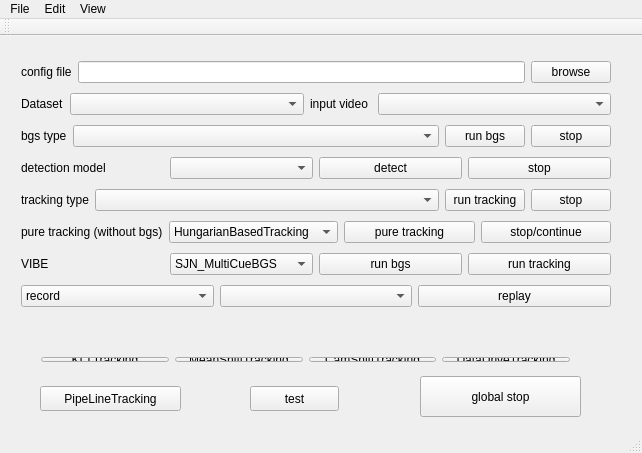
<?xml version="1.0" encoding="UTF-8"?>
<ui version="4.0">
 <class>MainWindow</class>
 <widget class="QMainWindow" name="MainWindow">
  <property name="geometry">
   <rect>
    <x>0</x>
    <y>0</y>
    <width>642</width>
    <height>453</height>
   </rect>
  </property>
  <property name="windowTitle">
   <string>MainWindow</string>
  </property>
  <widget class="QWidget" name="centralWidget">
   <widget class="QWidget" name="layoutWidget">
    <property name="geometry">
     <rect>
      <x>10</x>
      <y>10</y>
      <width>612</width>
      <height>281</height>
     </rect>
    </property>
    <layout class="QVBoxLayout" name="verticalLayout">
     <item>
      <layout class="QHBoxLayout" name="horizontalLayout_3">
       <item>
        <widget class="QLabel" name="label_3">
         <property name="text">
          <string>config file</string>
         </property>
        </widget>
       </item>
       <item>
        <widget class="QLineEdit" name="lineEdit_inputPath"/>
       </item>
       <item>
        <widget class="QPushButton" name="pushButton_inputPath">
         <property name="text">
          <string>browse</string>
         </property>
        </widget>
       </item>
      </layout>
     </item>
     <item>
      <layout class="QHBoxLayout" name="horizontalLayout_4">
       <item>
        <widget class="QLabel" name="label_6">
         <property name="text">
          <string>Dataset</string>
         </property>
        </widget>
       </item>
       <item>
        <widget class="QComboBox" name="comboBox_dataset">
         <property name="sizePolicy">
          <sizepolicy hsizetype="Expanding" vsizetype="Fixed">
           <horstretch>0</horstretch>
           <verstretch>0</verstretch>
          </sizepolicy>
         </property>
        </widget>
       </item>
       <item>
        <widget class="QLabel" name="label_4">
         <property name="text">
          <string>input video </string>
         </property>
        </widget>
       </item>
       <item>
        <widget class="QComboBox" name="comboBox_video">
         <property name="sizePolicy">
          <sizepolicy hsizetype="Expanding" vsizetype="Fixed">
           <horstretch>0</horstretch>
           <verstretch>0</verstretch>
          </sizepolicy>
         </property>
        </widget>
       </item>
      </layout>
     </item>
     <item>
      <layout class="QHBoxLayout" name="horizontalLayout">
       <item>
        <widget class="QLabel" name="label">
         <property name="text">
          <string>bgs type</string>
         </property>
        </widget>
       </item>
       <item>
        <widget class="QComboBox" name="comboBox_bgsType">
         <property name="sizePolicy">
          <sizepolicy hsizetype="Expanding" vsizetype="Fixed">
           <horstretch>0</horstretch>
           <verstretch>0</verstretch>
          </sizepolicy>
         </property>
        </widget>
       </item>
       <item>
        <widget class="QPushButton" name="pushButton_bgs">
         <property name="text">
          <string>run bgs</string>
         </property>
        </widget>
       </item>
       <item>
        <widget class="QPushButton" name="pushButton_stopBgs">
         <property name="text">
          <string>stop</string>
         </property>
        </widget>
       </item>
      </layout>
     </item>
     <item>
      <layout class="QHBoxLayout" name="horizontalLayout_6">
       <item>
        <widget class="QLabel" name="label_5">
         <property name="text">
          <string>detection model</string>
         </property>
        </widget>
       </item>
       <item>
        <widget class="QComboBox" name="comboBox_detection"/>
       </item>
       <item>
        <widget class="QPushButton" name="pushButton_detect">
         <property name="text">
          <string>detect</string>
         </property>
        </widget>
       </item>
       <item>
        <widget class="QPushButton" name="pushButton_stopDetect">
         <property name="text">
          <string>stop</string>
         </property>
        </widget>
       </item>
      </layout>
     </item>
     <item>
      <layout class="QHBoxLayout" name="horizontalLayout_2">
       <item>
        <widget class="QLabel" name="label_2">
         <property name="text">
          <string>tracking type</string>
         </property>
        </widget>
       </item>
       <item>
        <widget class="QComboBox" name="comboBox_trackingType">
         <property name="sizePolicy">
          <sizepolicy hsizetype="Expanding" vsizetype="Fixed">
           <horstretch>0</horstretch>
           <verstretch>0</verstretch>
          </sizepolicy>
         </property>
        </widget>
       </item>
       <item>
        <widget class="QPushButton" name="pushButton_tracking">
         <property name="text">
          <string>run tracking</string>
         </property>
        </widget>
       </item>
       <item>
        <widget class="QPushButton" name="pushButton_stopTracking">
         <property name="text">
          <string>stop</string>
         </property>
        </widget>
       </item>
      </layout>
     </item>
     <item>
      <layout class="QHBoxLayout" name="horizontalLayout_7">
       <item>
        <widget class="QLabel" name="label_7">
         <property name="text">
          <string>pure tracking (without bgs)</string>
         </property>
        </widget>
       </item>
       <item>
        <widget class="QComboBox" name="comboBox_pureTracking">
         <item>
          <property name="text">
           <string>HungarianBasedTracking</string>
          </property>
         </item>
         <item>
          <property name="text">
           <string>GraphBasedTracker</string>
          </property>
         </item>
        </widget>
       </item>
       <item>
        <widget class="QPushButton" name="pushButton_pureTracking">
         <property name="text">
          <string>pure tracking</string>
         </property>
        </widget>
       </item>
       <item>
        <widget class="QPushButton" name="pushButton_pureTrackingStop">
         <property name="text">
          <string>stop/continue</string>
         </property>
        </widget>
       </item>
      </layout>
     </item>
     <item>
      <layout class="QHBoxLayout" name="horizontalLayout_8">
       <item>
        <widget class="QLabel" name="label_8">
         <property name="text">
          <string>VIBE</string>
         </property>
        </widget>
       </item>
       <item>
        <widget class="QComboBox" name="comboBox_vibe">
         <item>
          <property name="text">
           <string>SJN_MultiCueBGS</string>
          </property>
         </item>
         <item>
          <property name="text">
           <string>PBAS</string>
          </property>
         </item>
         <item>
          <property name="text">
           <string>VIBE</string>
          </property>
         </item>
        </widget>
       </item>
       <item>
        <widget class="QPushButton" name="pushButton_vibe">
         <property name="text">
          <string>run bgs</string>
         </property>
        </widget>
       </item>
       <item>
        <widget class="QPushButton" name="pushButton_vibeBasedTracking">
         <property name="text">
          <string>run tracking</string>
         </property>
        </widget>
       </item>
      </layout>
     </item>
     <item>
      <layout class="QHBoxLayout" name="horizontalLayout_5">
       <item>
        <widget class="QComboBox" name="comboBox_replay">
         <property name="sizePolicy">
          <sizepolicy hsizetype="Preferred" vsizetype="Fixed">
           <horstretch>0</horstretch>
           <verstretch>0</verstretch>
          </sizepolicy>
         </property>
         <item>
          <property name="text">
           <string>record</string>
          </property>
         </item>
         <item>
          <property name="text">
           <string>annotation</string>
          </property>
         </item>
        </widget>
       </item>
       <item>
        <widget class="QComboBox" name="comboBox_replayFiles"/>
       </item>
       <item>
        <widget class="QPushButton" name="pushButton_recordReplay">
         <property name="text">
          <string>replay</string>
         </property>
        </widget>
       </item>
      </layout>
     </item>
    </layout>
   </widget>
   <widget class="QPushButton" name="pushButton_globalStop">
    <property name="geometry">
     <rect>
      <x>420</x>
      <y>340</y>
      <width>161</width>
      <height>41</height>
     </rect>
    </property>
    <property name="text">
     <string>global stop</string>
    </property>
   </widget>
   <widget class="QPushButton" name="pushButton_test">
    <property name="geometry">
     <rect>
      <x>250</x>
      <y>350</y>
      <width>89</width>
      <height>25</height>
     </rect>
    </property>
    <property name="text">
     <string>test</string>
    </property>
   </widget>
   <widget class="QPushButton" name="pushButton_pipeLineTracking">
    <property name="geometry">
     <rect>
      <x>40</x>
      <y>350</y>
      <width>141</width>
      <height>25</height>
     </rect>
    </property>
    <property name="text">
     <string>PipeLineTracking</string>
    </property>
   </widget>
   <widget class="QWidget" name="">
    <property name="geometry">
     <rect>
      <x>30</x>
      <y>310</y>
      <width>551</width>
      <height>27</height>
     </rect>
    </property>
    <layout class="QHBoxLayout" name="horizontalLayout_9">
     <item>
      <widget class="QPushButton" name="pushButton_KLTTracking">
       <property name="text">
        <string>KLTTracking</string>
       </property>
      </widget>
     </item>
     <item>
      <widget class="QPushButton" name="pushButton_MeanShiftTracking">
       <property name="text">
        <string>MeanShiftTracking</string>
       </property>
      </widget>
     </item>
     <item>
      <widget class="QPushButton" name="pushButton_camshiftTracking">
       <property name="text">
        <string>CamShiftTracking</string>
       </property>
      </widget>
     </item>
     <item>
      <widget class="QPushButton" name="pushButton_dataDrive">
       <property name="text">
        <string>DataDriveTracking</string>
       </property>
      </widget>
     </item>
    </layout>
   </widget>
  </widget>
  <widget class="QMenuBar" name="menuBar">
   <property name="geometry">
    <rect>
     <x>0</x>
     <y>0</y>
     <width>642</width>
     <height>22</height>
    </rect>
   </property>
   <widget class="QMenu" name="menuFile">
    <property name="title">
     <string>File</string>
    </property>
   </widget>
   <widget class="QMenu" name="menuEdit">
    <property name="title">
     <string>Edit</string>
    </property>
   </widget>
   <widget class="QMenu" name="menuView">
    <property name="title">
     <string>View</string>
    </property>
    <addaction name="actionShow_video_list"/>
    <addaction name="actionShow_current_video"/>
    <addaction name="actionShow_background"/>
    <addaction name="actionShow_tracking"/>
    <addaction name="actionShow_all"/>
   </widget>
   <addaction name="menuFile"/>
   <addaction name="menuEdit"/>
   <addaction name="menuView"/>
  </widget>
  <widget class="QToolBar" name="mainToolBar">
   <attribute name="toolBarArea">
    <enum>TopToolBarArea</enum>
   </attribute>
   <attribute name="toolBarBreak">
    <bool>false</bool>
   </attribute>
  </widget>
  <widget class="QStatusBar" name="statusBar"/>
  <action name="actionShow_video_list">
   <property name="text">
    <string>show video list</string>
   </property>
  </action>
  <action name="actionShow_background">
   <property name="text">
    <string>show background</string>
   </property>
  </action>
  <action name="actionShow_current_video">
   <property name="text">
    <string>show current video</string>
   </property>
  </action>
  <action name="actionShow_tracking">
   <property name="text">
    <string>show tracking</string>
   </property>
  </action>
  <action name="actionShow_all">
   <property name="text">
    <string>show all</string>
   </property>
  </action>
 </widget>
 <layoutdefault spacing="6" margin="11"/>
 <resources/>
 <connections/>
</ui>
